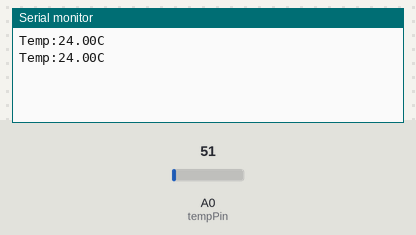
Recording of a sketch running on a simulated Arduino Uno, built with avr-gcc and run on an emulated ATmega328P. On the bench: the last lines printed to the serial monitor. The test bench sets the inputs (shaded band); at power-on: A0 (tempPin) = 51.

Above: at 5.8 s.
5.9 s: A0 (tempPin) set to 61
At 10.5 s:
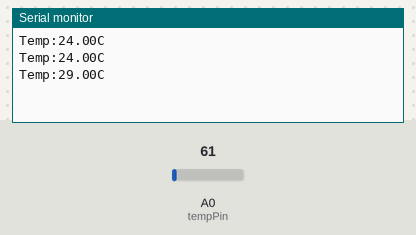
11.9 s: A0 (tempPin) set to 71
At 15.6 s:
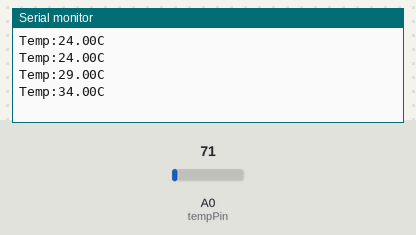
Timing chart, 0 to 17.1 s (numbered marks = the images above; inputs shaded):
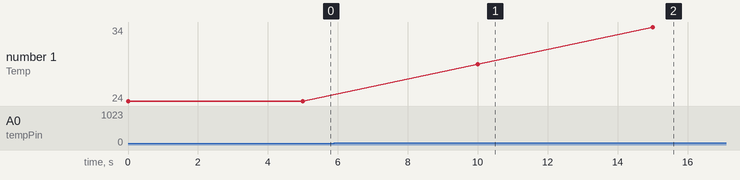

Measured:
- after the input at 5.9 s, the serial monitor: prints a new line after 4.1 s (image 1)
- after the input at 11.9 s, the serial monitor: prints a new line after 3.1 s (image 2)
- plotted number 1: 24 → 29 after the input at 5.9 s, 29 → 34 after the input at 11.9 s

The sketch:

LM35_Temperature_Sensor.ino
```cpp
float temperature;
int tempPin = 0;

void setup()
{
    Serial.begin(9600);//Set Baud Rate to 9600 bps
}
 void loop()
{   unsigned int val;
    unsigned int dat;
    val=analogRead(tempPin);//Connect LM35 on Analog 0
    temperature=(500 * val) /1024;;
    Serial.print("Temp:"); //Display the temperature on Serial monitor
    Serial.print(temperature);
    Serial.println("C");
    delay(5000);
}
```
